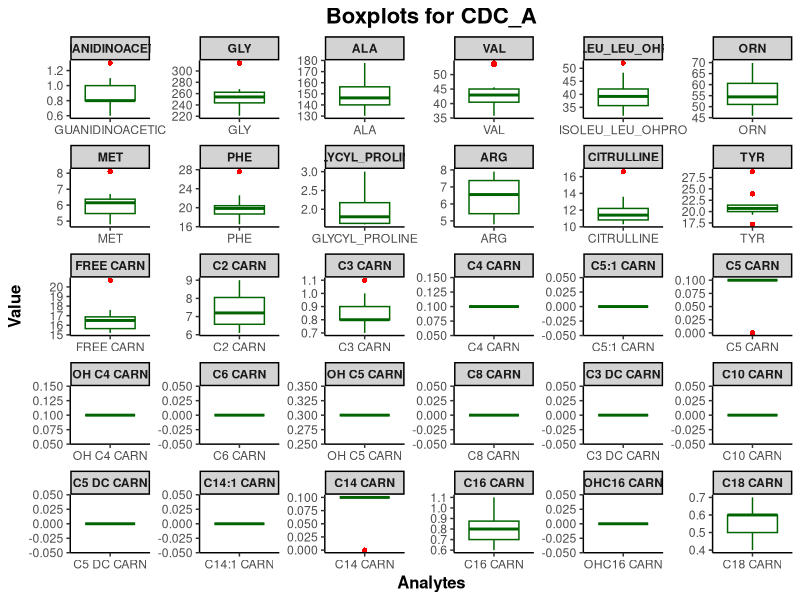
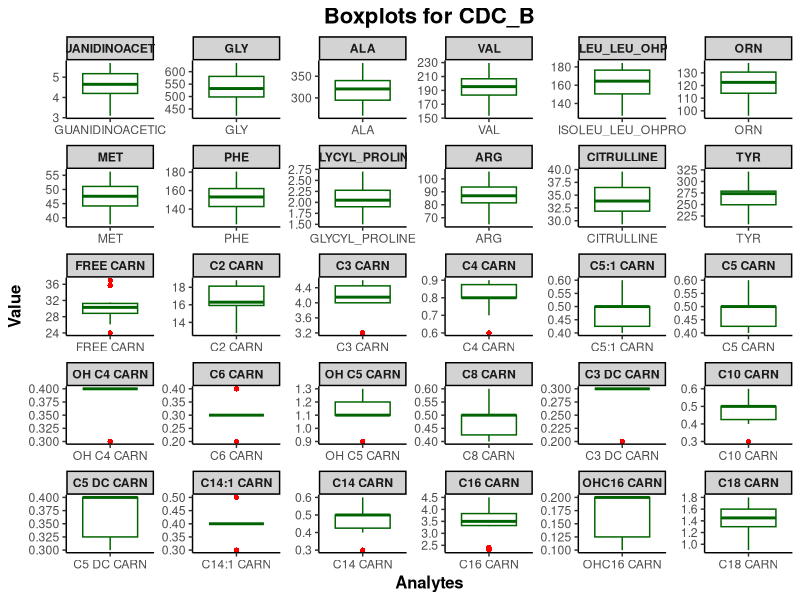
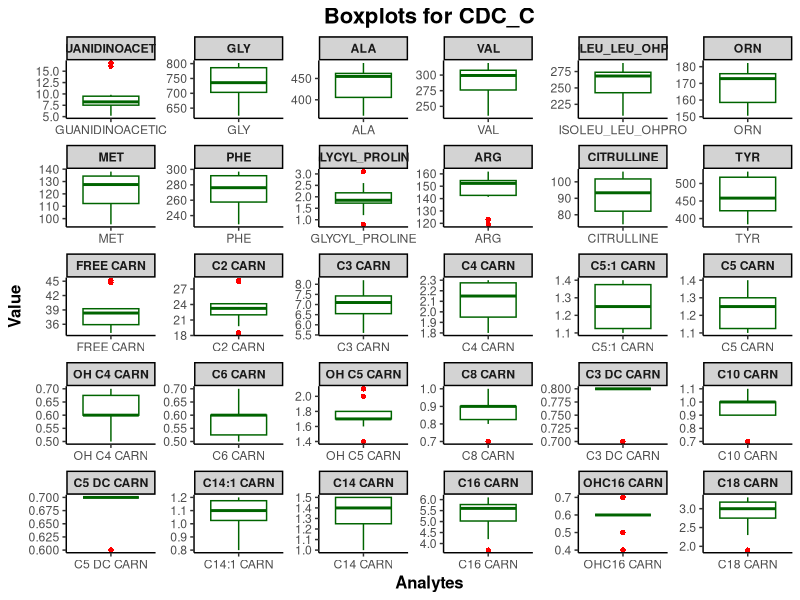
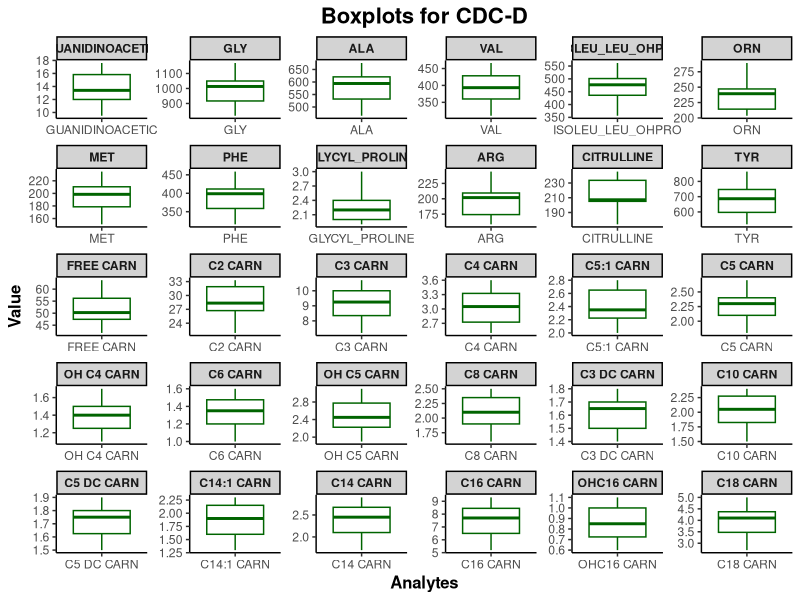

The R source for these figures, in order:
# Library
library(vroom)
library(tidyverse)
library(ggplot2)
library(reshape2) # to flip the data frame

dat <- vroom(file = "CDC_example_data.txt", delim= "\t", show_col_types = F)

################# Creating functions #################

# Function 1: to extract data for each CDC level
# Input: data (data frame) and cdc_level (" ")
extract_data <- function(data, cdc_level) {
  data %>% filter(`Sample Type` == cdc_level) %>%  select(c('GUANIDINOACETIC', 'GLY', 'ALA', 'VAL', 'ISOLEU_LEU_OHPRO', 'ORN', 
                                                     'MET', 'PHE', 'GLYCYL_PROLINE', 'ARG', 'CITRULLINE', 'TYR',
                                                     "FREE CARN" , "C2 CARN", "C3 CARN", "C4 CARN", "C5:1 CARN",
                                                     "C5 CARN", "OH C4 CARN", "C6 CARN", "OH C5 CARN", "C8 CARN",
                                                     "C3 DC CARN", "C10 CARN", "C5 DC CARN", "C14:1 CARN", "C14 CARN",
                                                     "C16 CARN", "OHC16 CARN", "C18 CARN"))
}

# Function 2: to draw plots
# Input: data (data frame) and cdc_name (" ")
draw_plot <- function(data, cdc_name) {
  # Convert columns to rows
  data_melted <- melt(data, variable.name = "Variable", value.name = "Value")
  
  # Drawing boxplots
  
  ggplot(data_melted, aes(x = Variable, y = Value)) +
    geom_boxplot(alpha= 1, color = "darkgreen", fill = "white",
                 outlier.alpha= 1, outlier.color = "red", outlier.shape = 16, outlier.size = 1.5) +
    facet_wrap(~ Variable, scales = "free") +
    labs(title = paste("Boxplots for", cdc_name), x= "Analytes", y = "Value") +
    theme_classic() +
    theme(
      plot.title = element_text(hjust = 0.5, face = "bold", size = 16),
      axis.title.x = element_text(face = "bold", size = 12),
      axis.title.y = element_text(face = "bold", size = 12),
      strip.background = element_rect(fill = "lightgray"),
      strip.text = element_text(face = "bold"))
  
}

############## Running code from here ##############

# For CDC-A
CDC_A <- extract_data(data = dat,
                      cdc_level = "A")
draw_plot(data = CDC_A,
          cdc_name = "CDC_A")
# 9x12 pdf

# For CDC-B
CDC_B <- extract_data(data = dat,
                      cdc_level = "B")

draw_plot(data = CDC_B,
          cdc_name = "CDC_B")


# For CDC-C
CDC_C <- extract_data(data = dat,
                      cdc_level = "C")
draw_plot(data= CDC_C,
          cdc_name = "CDC_C")


# For CDC-D
CDC_D <- extract_data(data = dat,
                      cdc_level = "D")
draw_plot(data = CDC_D,
          cdc_name = "CDC-D")




